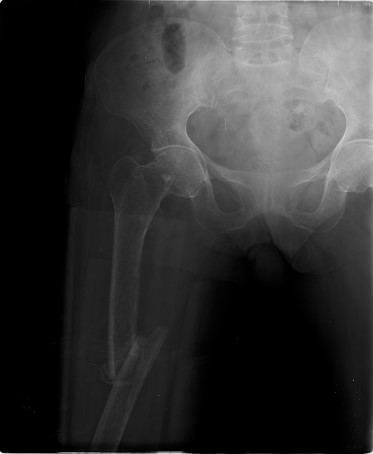
#> input picture Human Body Anomaly Detection/CancerDetectionWeb/data/FracAtlas/FracAtlas/images/Fractured/IMG0002447.jpg, 373 x 454 px, found by its file name; its folder holds 2 pictures in this run
$ python extract_features.py
#> lines starting #> are read from the running program, lines starting #| are printed output that depends on the picture; long printed decimals are rounded
# extract_features.py
import cv2
import numpy as np
import pandas as pd
import os

def extract_features(image_path, label=None):
    """
    Extract mean intensity, variance, and edge density for fracture.
    If label is provided, append to lists for training.
    If label is None, return features for prediction.
    """
#> called with label = 1
    features_list = []
    labels_list = []

    img = cv2.imread(image_path, cv2.IMREAD_GRAYSCALE)
#> img is the input picture: shape (454, 373); min 0, max 240, mean 50.4
    if img is not None:
        mean_intensity = np.mean(img)
#> mean_intensity = 50.45
        variance = np.var(img)
#> variance = 3180.7
        # Add edge density (fractures mein edges zyada hote hain)
        edges = cv2.Canny(img, 100, 200)
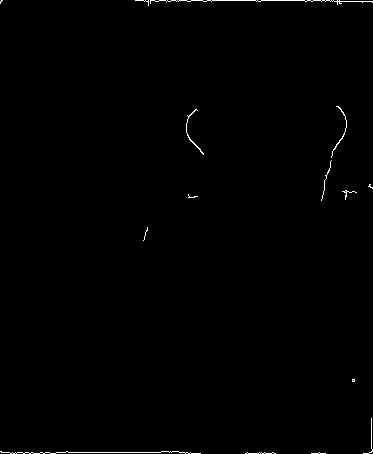
#> edges: shape (454, 373); 0.48% white in thin lines or dots
        edge_density = np.sum(edges > 0) / (img.shape[0] * img.shape[1])
#> edge_density = 0.00482

        features = [mean_intensity, variance, edge_density]
#> features = [50.45, 3180.7, 0.00482]
        print(f"Extracted features for {image_path}: {features}")
#| Extracted features for D:/Human Body Anomaly Detection/CancerDetectionWeb/data/FracAtlas/FracAtlas/images/Fractured/IMG0002447.jpg: [50.449, 3180.676, 0.004819]

        if label is not None:
            features_list.append(features)
            labels_list.append(label)
            return features_list, labels_list
        else:
            return np.array(features)
    else:
        print(f"Failed to load image: {image_path}")
        return None

def process_dataset(fractured_path, non_fractured_path, output_csv):
    """
    Process fracture dataset and save features to CSV.
    """
    features = []
    labels = []

    # Fractured images
    print("Processing fractured images...")
    for img_name in os.listdir(fractured_path):
        img_path = os.path.join(fractured_path, img_name)
        feats, lbls = extract_features(img_path, 1)
#> feats = [[50.45, 3180.7, 0.00482]]; lbls = [1]
        if feats:
            features.extend(feats)
            labels.extend(lbls)
#> pass 2 of the loop in process_dataset, `for img_name in os.listdir(fractured_path):`:
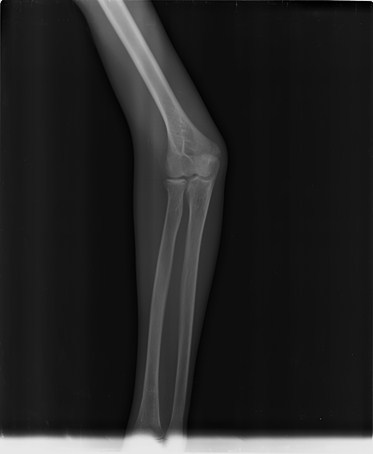
#> input picture Human Body Anomaly Detection/CancerDetectionWeb/data/FracAtlas/FracAtlas/images/Fractured/IMG0003770.jpg, 373 x 454 px, found by its file name
#> in extract_features, img is the input picture: shape (454, 373); min 0, max 233, mean 36.6
#> mean_intensity = 36.62
#> variance = 1862.1
#> in extract_features (call 2), `edges = cv2.Canny(img, 100, 200)`:
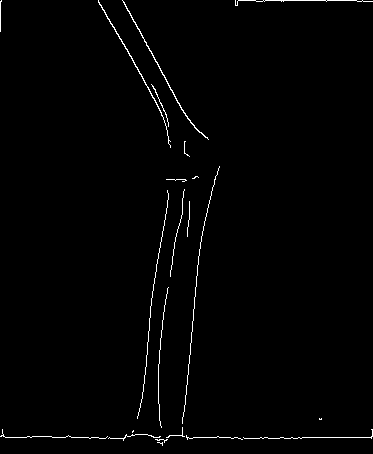
#> edges: shape (454, 373); 1.1% white in thin lines or dots
#> edge_density = 0.0114
#> features = [36.62, 1862.1, 0.0114]
#| Extracted features for D:/Human Body Anomaly Detection/CancerDetectionWeb/data/FracAtlas/FracAtlas/images/Fractured/IMG0003770.jpg: [36.620, 1862.070, 0.01136]
#> feats = [[36.62, 1862.1, 0.0114]]

    # Non-fractured images
    print("Processing non-fractured images...")
#> (the run stopped early here; a loop or call above may not have finished)
